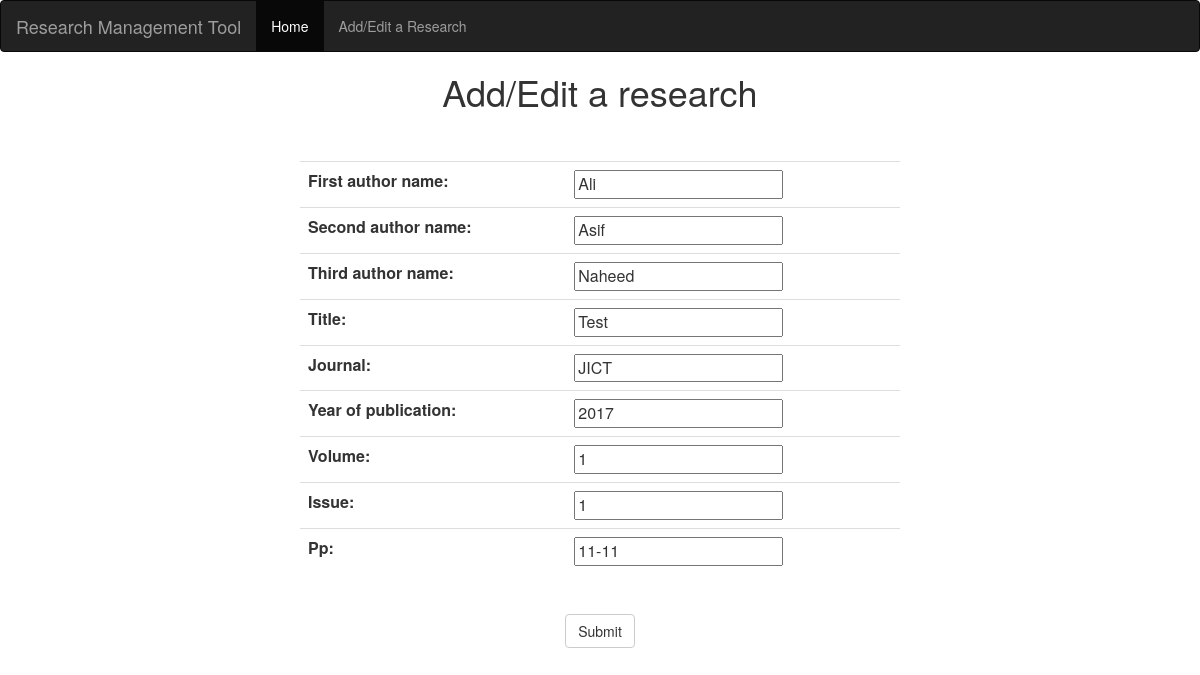
Page /app/edit/29/ on the committed database.
### app/models.py (models this page shows)
class Publication(models.Model):
    first_author_name = models.CharField(max_length=50)
    second_author_name = models.CharField(max_length=50)
    third_author_name = models.CharField(max_length=50)
    title = models.CharField(max_length=200,default="")
    journal = models.CharField(max_length=50)
    year_of_publication = models.IntegerField(default=2017)
    volume = models.IntegerField(default=1)
    issue = models.IntegerField(default=1)
    pp = models.CharField(max_length=15)

### app/views.py (the view)
# urls.py: url(r'edit/(?P<p_id>[0-9]+)/$', views.edit, name='edit'),
def edit(request,p_id=1):
    p = Publication.objects.get(pk=p_id)
    add = AddResearchForm(instance=p)
    return render(request, 'add.html', {'form':add,'id':p_id})

### app/forms.py
class AddResearchForm(forms.ModelForm):
    class Meta:
        model = Publication
        fields = '__all__'

### app/templates/add.html (shortened to what this page needs)
<html>
<body>
{% load static %}
<head>
    <link rel="stylesheet" href="{%static '/app/bootstrap/css/bootstrap.css' %}">
</head>
<nav class="navbar navbar-inverse">
  <div class="container-fluid">
    <div class="navbar-header">
      <a class="navbar-brand" href="/app/">Research Management Tool</a>
    </div>
    <ul class="nav navbar-nav">
      <li class="active"><a href="/app/">Home</a></li>
      <li><a href="add">Add/Edit a Research</a></li>
    </ul>
  </div>
</nav>
<h1 align="center">Add/Edit a research<br><br></h1>
<form method="post" action="add">
	<table	style="width:600px" align="center" class="table">
		{{form}}
	</table>
	<br>
	<p align="center">
	<input class="btn btn-default" type="submit">
	</p>
</form>
</body>
</html>

### rows in the picture
Publication: first_author_name "Ali", second_author_name "Asif", third_author_name "Naheed", title "Test", journal "JICT", year_of_publication "2017", volume "1", issue "1", pp "11-11"
